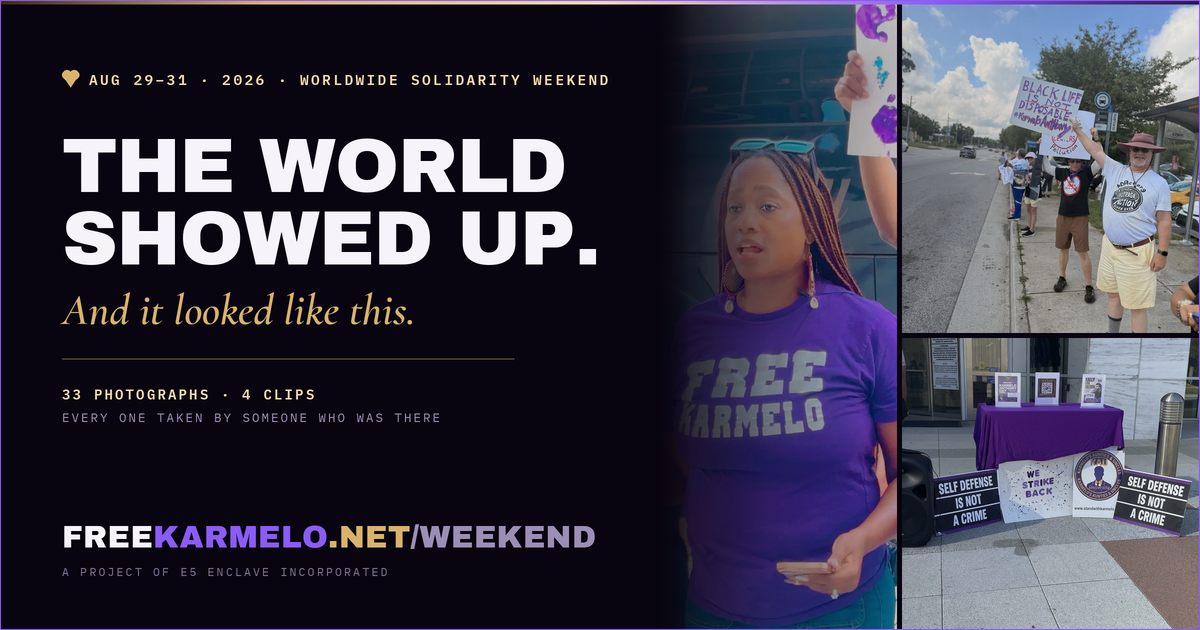
#> input picture weekend/share-weekend.png, 1200 x 630 px; its folder holds only this picture in this run
$ python sync.py ../../weekend
#> lines starting #> are read from the running program, lines starting #| are printed output that depends on the picture
#!/usr/bin/env python3
"""Weekend media sync -- Dropbox folder (or any folder) -> the celebration page.

    python3 sync.py ~/Dropbox/Karmelo/"After Action Solidarity"

Idempotent: every file is keyed by a hash of its contents, so re-running only
does work for media that is genuinely new. Drop more photos or clips into the
folder, run it again, and the page picks them up -- no HTML is ever edited.

For each item it writes a lazy-loaded thumbnail, a full-size view, and (for
video) an H.264/WebM pair with a poster, then rewrites media.json, which is the
only thing the page reads.

Two things it always does, deliberately:
  * strips EXIF, so camera location and device data never reach the web
  * applies EXIF orientation first, so phone photos are not sideways
"""
import argparse, hashlib, json, os, shutil, subprocess, sys, time
from PIL import Image, ImageOps

PHOTO_EXT = {'.jpg', '.jpeg', '.png', '.heic', '.webp'}
VIDEO_EXT = {'.mp4', '.mov', '.m4v', '.webm'}
THUMB_W, FULL_W = 640, 1500
VIDEO_H = 720

def sh(cmd):
    return subprocess.run(cmd, capture_output=True, text=True)

def key_for(path):
#> called with path = '../../weekend/share-weekend.png'
    h = hashlib.sha256()
    with open(path, 'rb') as f:
        for chunk in iter(lambda: f.read(1 << 20), b''):
            h.update(chunk)
    return h.hexdigest()[:12]

def do_photo(src, key, outdir):
#> called with src = '../../weekend/share-weekend.png', key = 'b1f5eb4640c6', outdir = 'weekend/media'
    im = ImageOps.exif_transpose(Image.open(src)).convert('RGB')   # orientation, then drop EXIF
#> im is the input picture: PIL image 1200x630 RGB; mean R, G, B 60, 57.3, 72.8
    w, h = im.size
#> w = 1200; h = 630
    full_p = os.path.join(outdir, f'{key}.webp')
    thumb_p = os.path.join(outdir, f'{key}-t.webp')
    fw = min(FULL_W, w)
#> fw = 1200
    im.resize((fw, round(h * fw / w)), Image.LANCZOS).save(full_p, 'WEBP', quality=74, method=6)
    tw = min(THUMB_W, w)
#> tw = 640
    im.resize((tw, round(h * tw / w)), Image.LANCZOS).save(thumb_p, 'WEBP', quality=72, method=6)
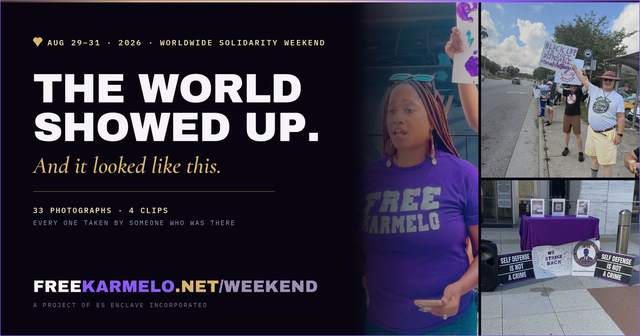
#> saved as b1f5eb4640c6-t.webp: PIL image 640x336 RGB; mean R, G, B 60, 57.4, 72.7
    return {'type': 'photo', 'w': w, 'h': h,
            'src': os.path.basename(full_p), 'thumb': os.path.basename(thumb_p)}

def do_video(src, key, outdir):
    probe = sh(['ffprobe', '-v', 'error', '-select_streams', 'v:0',
                '-show_entries', 'stream=width,height:format=duration',
                '-of', 'default=nw=1:nk=1', src]).stdout.split()
    try:
        w, h, dur = int(probe[0]), int(probe[1]), float(probe[2])
    except Exception:
        w = h = 0; dur = 0.0
    scale = f'scale=-2:{VIDEO_H}' if h > VIDEO_H else 'scale=trunc(iw/2)*2:trunc(ih/2)*2'
    mp4 = os.path.join(outdir, f'{key}.mp4')
    poster = os.path.join(outdir, f'{key}-p.jpg')
    thumb = os.path.join(outdir, f'{key}-t.webp')
    sh(['ffmpeg', '-v', 'error', '-y', '-i', src, '-vf', scale,
        '-c:v', 'libx264', '-profile:v', 'main', '-pix_fmt', 'yuv420p',
        '-crf', '28', '-preset', 'medium', '-c:a', 'aac', '-b:a', '96k',
        '-movflags', '+faststart', mp4])
    sh(['ffmpeg', '-v', 'error', '-y', '-ss', str(min(1.0, dur / 3)), '-i', src,
        '-vframes', '1', '-vf', scale, '-q:v', '4', poster])
    if os.path.exists(poster):
        pi = Image.open(poster).convert('RGB')
        pw, ph = pi.size
        tw = min(THUMB_W, pw)
        pi.resize((tw, round(ph * tw / pw)), Image.LANCZOS).save(thumb, 'WEBP', quality=72, method=6)
    return {'type': 'video', 'w': w, 'h': h, 'dur': round(dur, 1),
            'src': os.path.basename(mp4), 'poster': os.path.basename(poster),
            'thumb': os.path.basename(thumb)}

def main():
    ap = argparse.ArgumentParser()
    ap.add_argument('source', help='folder of photos and clips (e.g. the synced Dropbox folder)')
    ap.add_argument('--site', default=os.path.join(os.path.dirname(os.path.abspath(__file__)), '..', '..', 'weekend'))
    ap.add_argument('--rebuild', action='store_true', help='reprocess everything, ignoring the cache')
    a = ap.parse_args()

    site = os.path.abspath(a.site)
    outdir = os.path.join(site, 'media')
    os.makedirs(outdir, exist_ok=True)
    manifest_p = os.path.join(site, 'media.json')

    old = {}
    if os.path.exists(manifest_p) and not a.rebuild:
        try:
            old = {i['key']: i for i in json.load(open(manifest_p)).get('items', [])}
        except Exception:
            old = {}

    files = sorted(f for f in os.listdir(a.source)
                   if os.path.splitext(f)[1].lower() in PHOTO_EXT | VIDEO_EXT)
    if not files:
        print(f'No media found in {a.source}'); sys.exit(1)

    items, added, kept = [], 0, 0
    for name in files:
        src = os.path.join(a.source, name)
        key = key_for(src)
        ext = os.path.splitext(name)[1].lower()
        if key in old and os.path.exists(os.path.join(outdir, old[key].get('thumb', ''))):
            items.append(old[key]); kept += 1; continue
        try:
            rec = do_video(src, key, outdir) if ext in VIDEO_EXT else do_photo(src, key, outdir)
        except Exception as e:
            print(f'  ! skipped {name}: {e}'); continue
        rec['key'] = key
        rec['origin'] = name
        rec['added'] = time.strftime('%Y-%m-%d')
        items.append(rec); added += 1
        print(f'  + {name} -> {rec["type"]}')
#|   + share-weekend.png -> photo

    # newest additions first, so a fresh drop leads the page
    items.sort(key=lambda i: (i.get('added', ''), i['type'] != 'video'), reverse=True)
    photos = sum(1 for i in items if i['type'] == 'photo')
#> photos = 1
    videos = sum(1 for i in items if i['type'] == 'video')
#> videos = 0
    json.dump({'generated': time.strftime('%Y-%m-%dT%H:%M:%SZ', time.gmtime()),
               'counts': {'photos': photos, 'videos': videos, 'total': len(items)},
               'items': items}, open(manifest_p, 'w'), indent=2)

    # sweep derivatives whose source is gone
    live = set()
    for i in items:
        for k in ('src', 'thumb', 'poster'):
            if i.get(k): live.add(i[k])
    removed = 0
    for f in os.listdir(outdir):
        if f not in live:
            os.remove(os.path.join(outdir, f)); removed += 1

    size = sum(os.path.getsize(os.path.join(outdir, f)) for f in os.listdir(outdir))
    print(f'\n{photos} photos, {videos} videos  ({added} new, {kept} unchanged, {removed} swept)')
#| 1 photos, 0 videos  (1 new, 0 unchanged, 0 swept)
    print(f'media/ is {size/1048576:.1f} MB   manifest: {manifest_p}')

    # the link-preview card is made of these photographs, so it is rebuilt here:
    # add media, run this, and what people see when they paste the link is current
    card = os.path.join(os.path.dirname(os.path.dirname(os.path.abspath(__file__))),
                        'share-cards', 'make-card.py')
    if os.path.exists(card):
        r = subprocess.run([sys.executable, card, 'weekend'], capture_output=True, text=True)
        print((r.stdout or r.stderr).strip() or 'share card unchanged')
    else:
        print('! share-cards/make-card.py missing - link preview not rebuilt')

if __name__ == '__main__':
    main()
